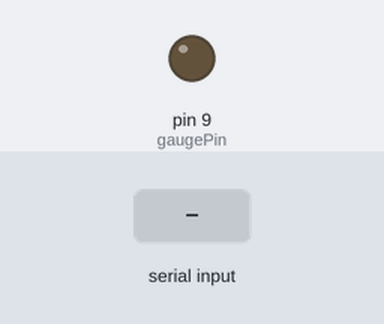
This sketch was run on a simulated Arduino Uno, built with avr-gcc and run on an emulated ATmega328P. Parts: output pins drawn as LEDs (lit = HIGH). The test bench sets the inputs (shaded band).

Above: at 1.2 s.
1.3 s: "90,45\n" received over Serial
At 1.39 s:
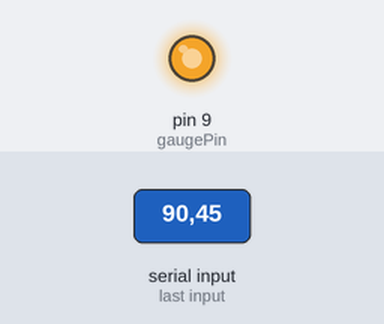
At 2.6 s:
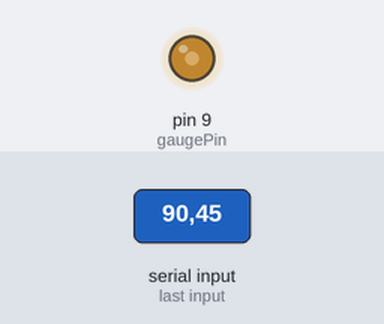
3.0 s: "30,150\n" received over Serial
At 3.6 s:
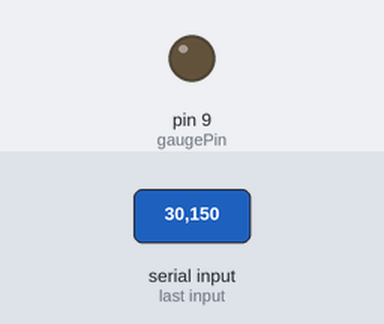
Timing chart, 0 to 6.0 s (numbered marks = the images above; inputs shaded):
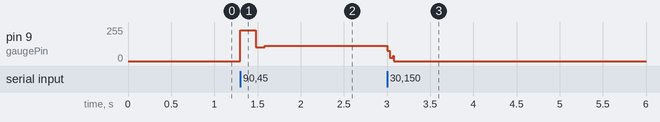

Measured:
- after the input at 1.3 s, pin 9 (gaugePin): 0/255 → 231/255 at once, → 103/255 0.18 s later, → 115/255 0.10 s later
- after the input at 3.0 s, pin 9 (gaugePin): 115/255 → 0/255 at once

The sketch:

gauge.ino
```cpp
int gaugePin = 9;
int baud = 28800;
int gaugeVal = 0;
int newGaugeVal = 0;
int distance;

// The state variable determines what digit the next value of Serial.read() is.
//   0: one's digit
//   1: ten's digit
// The starting state is the ten's digit, as the state machine reads digits in
// most-significant to least-significant order.
int state = 1;

// Init
void setup() {
  // Initialize the serial port
  Serial.begin(baud);

  // Initialize the gauge output pin
  pinMode(gaugePin, OUTPUT);
}

// Main loop
void loop() {
  // Only update the gauge output if the gauge value has changed
  if (gaugeVal != newGaugeVal) {
    // Compute the absolute distance between the new and old gauge values
    distance = abs(gaugeVal - newGaugeVal);

    // Update the output pin. We expect the gauge values to range from 0-99,
    // and the analog output pin expects values between 0-255.
    gaugeVal = newGaugeVal;
    analogWrite(gaugePin, map(gaugeVal, 0, 99, 0, 255));

    // Wait a small amount of time for the gauge to settle. The delay is
    // proportional to the distance the gauge needle has to travel.
    delay(map(distance, 0, 99, 0, 200));
  }
}

// Callback for whenever there's data on the serial port
void serialEvent(){
  char ch = Serial.read();
  if (isDigit(ch)) {
    int val = ch - '0'; // Convert the char input into an integer

    // Input state machine.
    switch(state) {
      case 1: // Got a ten's digit, expect a one's digit next
        newGaugeVal = val * 10;
        state = 0;
      break;
      case 0: // Got a one's digit, expect a ten's digit next
        newGaugeVal = newGaugeVal + val;
        state = 1;
      break;
    }
  }
}
```
